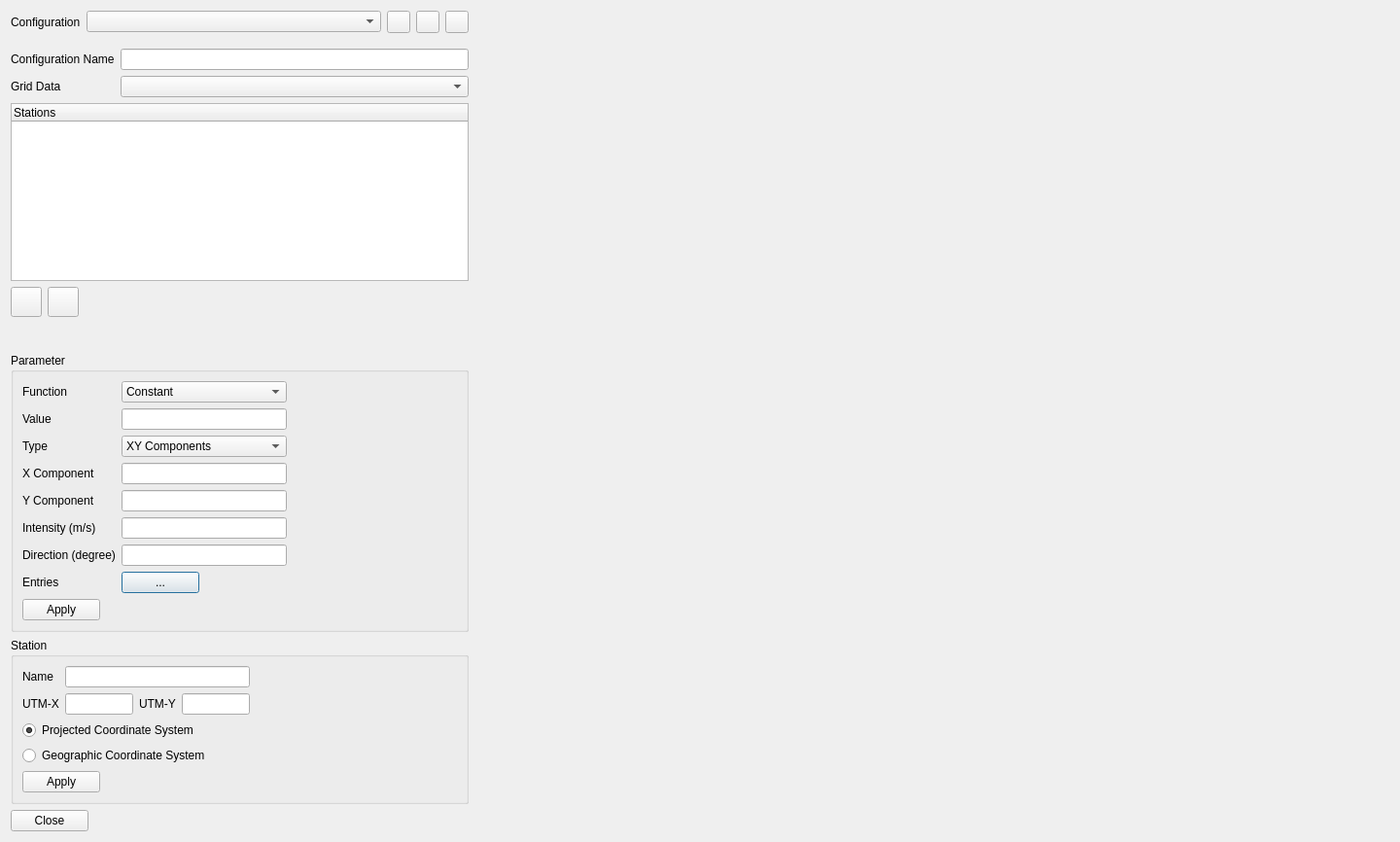
<?xml version="1.0" encoding="UTF-8"?>
<ui version="4.0">
 <class>MeteorologicalDataDialog</class>
 <widget class="QDialog" name="MeteorologicalDataDialog">
  <property name="geometry">
   <rect>
    <x>0</x>
    <y>0</y>
    <width>1440</width>
    <height>866</height>
   </rect>
  </property>
  <property name="windowTitle">
   <string>Meteorological Data</string>
  </property>
  <layout class="QHBoxLayout" name="horizontalLayout" stretch="1,2">
   <item>
    <layout class="QVBoxLayout" name="verticalLayout">
     <item>
      <layout class="QGridLayout" name="gridLayout">
       <item row="3" column="0">
        <widget class="QLabel" name="label_4">
         <property name="text">
          <string>Grid Data</string>
         </property>
        </widget>
       </item>
       <item row="3" column="1">
        <widget class="QComboBox" name="cbxGridData"/>
       </item>
       <item row="2" column="1">
        <widget class="QLineEdit" name="edtConfigurationName"/>
       </item>
       <item row="2" column="0">
        <widget class="QLabel" name="label_2">
         <property name="text">
          <string>Configuration Name</string>
         </property>
        </widget>
       </item>
       <item row="1" column="0">
        <spacer name="verticalSpacer">
         <property name="orientation">
          <enum>Qt::Vertical</enum>
         </property>
         <property name="sizeType">
          <enum>QSizePolicy::Fixed</enum>
         </property>
         <property name="sizeHint" stdset="0">
          <size>
           <width>20</width>
           <height>10</height>
          </size>
         </property>
        </spacer>
       </item>
       <item row="0" column="0" colspan="2">
        <layout class="QHBoxLayout" name="horizontalLayout_4">
         <item>
          <widget class="QLabel" name="label">
           <property name="sizePolicy">
            <sizepolicy hsizetype="Fixed" vsizetype="Preferred">
             <horstretch>0</horstretch>
             <verstretch>0</verstretch>
            </sizepolicy>
           </property>
           <property name="text">
            <string>Configuration</string>
           </property>
          </widget>
         </item>
         <item>
          <widget class="QComboBox" name="cbxConfiguration"/>
         </item>
         <item>
          <widget class="QToolButton" name="btnNewConfiguration">
           <property name="toolTip">
            <string>Add new mesh</string>
           </property>
           <property name="text">
            <string/>
           </property>
           <property name="icon">
            <iconset resource="../../icons.qrc">
             <normaloff>:/icons/archive-insert.png</normaloff>:/icons/archive-insert.png</iconset>
           </property>
          </widget>
         </item>
         <item>
          <widget class="QToolButton" name="btnApplyConfiguration">
           <property name="toolTip">
            <string>Apply changes</string>
           </property>
           <property name="text">
            <string/>
           </property>
           <property name="icon">
            <iconset resource="../../icons.qrc">
             <normaloff>:/icons/archive-apply.png</normaloff>:/icons/archive-apply.png</iconset>
           </property>
          </widget>
         </item>
         <item>
          <widget class="QToolButton" name="btnRemoveConfiguration">
           <property name="toolTip">
            <string>Remove selected mesh</string>
           </property>
           <property name="text">
            <string/>
           </property>
           <property name="icon">
            <iconset resource="../../icons.qrc">
             <normaloff>:/icons/archive-remove.png</normaloff>:/icons/archive-remove.png</iconset>
           </property>
          </widget>
         </item>
        </layout>
       </item>
      </layout>
     </item>
     <item>
      <widget class="QTreeWidget" name="trStations">
       <property name="minimumSize">
        <size>
         <width>0</width>
         <height>100</height>
        </size>
       </property>
       <property name="maximumSize">
        <size>
         <width>16777215</width>
         <height>250</height>
        </size>
       </property>
       <column>
        <property name="text">
         <string>Stations</string>
        </property>
       </column>
      </widget>
     </item>
     <item>
      <layout class="QHBoxLayout" name="horizontalLayout_3">
       <item>
        <widget class="QToolButton" name="btnAddStation">
         <property name="text">
          <string/>
         </property>
         <property name="icon">
          <iconset resource="../../icons.qrc">
           <normaloff>:/icons/new-station.png</normaloff>:/icons/new-station.png</iconset>
         </property>
         <property name="iconSize">
          <size>
           <width>24</width>
           <height>24</height>
          </size>
         </property>
         <property name="shortcut">
          <string>Ctrl+S</string>
         </property>
        </widget>
       </item>
       <item>
        <widget class="QToolButton" name="btnRemoveStation">
         <property name="text">
          <string/>
         </property>
         <property name="icon">
          <iconset resource="../../icons.qrc">
           <normaloff>:/icons/remove-station.png</normaloff>:/icons/remove-station.png</iconset>
         </property>
         <property name="iconSize">
          <size>
           <width>24</width>
           <height>24</height>
          </size>
         </property>
        </widget>
       </item>
       <item>
        <spacer name="horizontalSpacer">
         <property name="orientation">
          <enum>Qt::Horizontal</enum>
         </property>
         <property name="sizeHint" stdset="0">
          <size>
           <width>40</width>
           <height>20</height>
          </size>
         </property>
        </spacer>
       </item>
      </layout>
     </item>
     <item>
      <spacer name="verticalSpacer_2">
       <property name="orientation">
        <enum>Qt::Vertical</enum>
       </property>
       <property name="sizeHint" stdset="0">
        <size>
         <width>20</width>
         <height>40</height>
        </size>
       </property>
      </spacer>
     </item>
     <item>
      <widget class="QGroupBox" name="parameterGroupBox">
       <property name="title">
        <string>Parameter</string>
       </property>
       <layout class="QGridLayout" name="gridLayout_4">
        <item row="4" column="0">
         <widget class="QLabel" name="lblYComponent">
          <property name="text">
           <string>Y Component</string>
          </property>
         </widget>
        </item>
        <item row="3" column="0">
         <widget class="QLabel" name="lblXComponent">
          <property name="text">
           <string>X Component</string>
          </property>
         </widget>
        </item>
        <item row="6" column="0">
         <widget class="QLabel" name="lblDirection">
          <property name="text">
           <string>Direction (degree)</string>
          </property>
         </widget>
        </item>
        <item row="6" column="1">
         <widget class="QLineEdit" name="edtDirection"/>
        </item>
        <item row="5" column="0">
         <widget class="QLabel" name="lblIntensity">
          <property name="text">
           <string>Intensity (m/s)</string>
          </property>
         </widget>
        </item>
        <item row="0" column="0">
         <widget class="QLabel" name="label_7">
          <property name="text">
           <string>Function</string>
          </property>
         </widget>
        </item>
        <item row="7" column="1">
         <widget class="QPushButton" name="btnShowTimeSeries">
          <property name="sizePolicy">
           <sizepolicy hsizetype="Fixed" vsizetype="Fixed">
            <horstretch>0</horstretch>
            <verstretch>0</verstretch>
           </sizepolicy>
          </property>
          <property name="text">
           <string>...</string>
          </property>
         </widget>
        </item>
        <item row="7" column="0">
         <widget class="QLabel" name="lblEntries">
          <property name="text">
           <string>Entries</string>
          </property>
         </widget>
        </item>
        <item row="1" column="1">
         <widget class="QLineEdit" name="edtConstant"/>
        </item>
        <item row="1" column="0">
         <widget class="QLabel" name="lblValue">
          <property name="text">
           <string>Value</string>
          </property>
         </widget>
        </item>
        <item row="0" column="1">
         <widget class="QComboBox" name="cbxFunction">
          <item>
           <property name="text">
            <string>Constant</string>
           </property>
          </item>
          <item>
           <property name="text">
            <string>Time Series</string>
           </property>
          </item>
          <item>
           <property name="text">
            <string>Modeling</string>
           </property>
          </item>
         </widget>
        </item>
        <item row="0" column="2">
         <spacer name="horizontalSpacer_5">
          <property name="orientation">
           <enum>Qt::Horizontal</enum>
          </property>
          <property name="sizeHint" stdset="0">
           <size>
            <width>40</width>
            <height>20</height>
           </size>
          </property>
         </spacer>
        </item>
        <item row="3" column="1">
         <widget class="QLineEdit" name="edtXComponent"/>
        </item>
        <item row="5" column="1">
         <widget class="QLineEdit" name="edtIntensity"/>
        </item>
        <item row="4" column="1">
         <widget class="QLineEdit" name="edtYComponent"/>
        </item>
        <item row="2" column="1">
         <widget class="QComboBox" name="cbxType">
          <item>
           <property name="text">
            <string>XY Components</string>
           </property>
          </item>
          <item>
           <property name="text">
            <string>Intensity and Direction</string>
           </property>
          </item>
         </widget>
        </item>
        <item row="2" column="0">
         <widget class="QLabel" name="lblType">
          <property name="text">
           <string>Type</string>
          </property>
         </widget>
        </item>
        <item row="8" column="0" colspan="3">
         <layout class="QHBoxLayout" name="horizontalLayout_6">
          <item>
           <widget class="QPushButton" name="btnApplyParameter">
            <property name="text">
             <string>Apply</string>
            </property>
            <property name="icon">
             <iconset resource="../../icons.qrc">
              <normaloff>:/icons/dialog-ok-apply.png</normaloff>:/icons/dialog-ok-apply.png</iconset>
            </property>
           </widget>
          </item>
          <item>
           <spacer name="horizontalSpacer_6">
            <property name="orientation">
             <enum>Qt::Horizontal</enum>
            </property>
            <property name="sizeHint" stdset="0">
             <size>
              <width>40</width>
              <height>20</height>
             </size>
            </property>
           </spacer>
          </item>
         </layout>
        </item>
       </layout>
      </widget>
     </item>
     <item>
      <widget class="QGroupBox" name="stationGroupBox">
       <property name="sizePolicy">
        <sizepolicy hsizetype="Preferred" vsizetype="Fixed">
         <horstretch>0</horstretch>
         <verstretch>0</verstretch>
        </sizepolicy>
       </property>
       <property name="title">
        <string>Station</string>
       </property>
       <layout class="QVBoxLayout" name="verticalLayout_2">
        <item>
         <layout class="QGridLayout" name="gridLayout_3">
          <item row="1" column="1">
           <widget class="QLineEdit" name="edtX">
            <property name="sizePolicy">
             <sizepolicy hsizetype="Fixed" vsizetype="Fixed">
              <horstretch>0</horstretch>
              <verstretch>0</verstretch>
             </sizepolicy>
            </property>
            <property name="maximumSize">
             <size>
              <width>70</width>
              <height>16777215</height>
             </size>
            </property>
            <property name="text">
             <string/>
            </property>
           </widget>
          </item>
          <item row="1" column="2">
           <widget class="QLabel" name="lblY">
            <property name="sizePolicy">
             <sizepolicy hsizetype="Fixed" vsizetype="Preferred">
              <horstretch>0</horstretch>
              <verstretch>0</verstretch>
             </sizepolicy>
            </property>
            <property name="text">
             <string>UTM-Y</string>
            </property>
           </widget>
          </item>
          <item row="1" column="3">
           <widget class="QLineEdit" name="edtY">
            <property name="sizePolicy">
             <sizepolicy hsizetype="Fixed" vsizetype="Fixed">
              <horstretch>0</horstretch>
              <verstretch>0</verstretch>
             </sizepolicy>
            </property>
            <property name="maximumSize">
             <size>
              <width>70</width>
              <height>16777215</height>
             </size>
            </property>
            <property name="text">
             <string/>
            </property>
           </widget>
          </item>
          <item row="1" column="0">
           <widget class="QLabel" name="lblX">
            <property name="sizePolicy">
             <sizepolicy hsizetype="Fixed" vsizetype="Preferred">
              <horstretch>0</horstretch>
              <verstretch>0</verstretch>
             </sizepolicy>
            </property>
            <property name="text">
             <string>UTM-X</string>
            </property>
           </widget>
          </item>
          <item row="0" column="0">
           <widget class="QLabel" name="label_6">
            <property name="text">
             <string>Name</string>
            </property>
           </widget>
          </item>
          <item row="0" column="1" colspan="3">
           <widget class="QLineEdit" name="edtStationName">
            <property name="text">
             <string/>
            </property>
           </widget>
          </item>
          <item row="1" column="4">
           <spacer name="horizontalSpacer_4">
            <property name="orientation">
             <enum>Qt::Horizontal</enum>
            </property>
            <property name="sizeHint" stdset="0">
             <size>
              <width>40</width>
              <height>20</height>
             </size>
            </property>
           </spacer>
          </item>
         </layout>
        </item>
        <item>
         <widget class="QRadioButton" name="rdoUtm">
          <property name="text">
           <string>Projected Coordinate System</string>
          </property>
          <property name="checked">
           <bool>true</bool>
          </property>
         </widget>
        </item>
        <item>
         <widget class="QRadioButton" name="rdoLatLong">
          <property name="text">
           <string>Geographic Coordinate System</string>
          </property>
          <property name="checked">
           <bool>false</bool>
          </property>
         </widget>
        </item>
        <item>
         <layout class="QHBoxLayout" name="horizontalLayout_5">
          <item>
           <widget class="QPushButton" name="btnApplyStation">
            <property name="text">
             <string>Apply</string>
            </property>
            <property name="icon">
             <iconset resource="../../icons.qrc">
              <normaloff>:/icons/dialog-ok-apply.png</normaloff>:/icons/dialog-ok-apply.png</iconset>
            </property>
           </widget>
          </item>
          <item>
           <spacer name="horizontalSpacer_3">
            <property name="orientation">
             <enum>Qt::Horizontal</enum>
            </property>
            <property name="sizeHint" stdset="0">
             <size>
              <width>40</width>
              <height>20</height>
             </size>
            </property>
           </spacer>
          </item>
         </layout>
        </item>
       </layout>
      </widget>
     </item>
     <item>
      <layout class="QHBoxLayout" name="horizontalLayout_2">
       <item>
        <widget class="QPushButton" name="btnClose">
         <property name="text">
          <string>Close</string>
         </property>
         <property name="icon">
          <iconset resource="../../icons.qrc">
           <normaloff>:/icons/dialog-close.png</normaloff>:/icons/dialog-close.png</iconset>
         </property>
        </widget>
       </item>
       <item>
        <spacer name="horizontalSpacer_2">
         <property name="orientation">
          <enum>Qt::Horizontal</enum>
         </property>
         <property name="sizeHint" stdset="0">
          <size>
           <width>40</width>
           <height>20</height>
          </size>
         </property>
        </spacer>
       </item>
      </layout>
     </item>
    </layout>
   </item>
   <item>
    <layout class="QGridLayout" name="gridLayout_2">
     <item row="1" column="0" colspan="3">
      <widget class="MeteorologicalVTKWidget" name="vtkWidget">
       <property name="sizePolicy">
        <sizepolicy hsizetype="Expanding" vsizetype="Expanding">
         <horstretch>0</horstretch>
         <verstretch>0</verstretch>
        </sizepolicy>
       </property>
      </widget>
     </item>
    </layout>
   </item>
  </layout>
 </widget>
 <customwidgets>
  <customwidget>
   <class>QVTKWidget</class>
   <extends>QWidget</extends>
   <header>QVTKWidget.h</header>
  </customwidget>
  <customwidget>
   <class>MeteorologicalVTKWidget</class>
   <extends>QVTKWidget</extends>
   <header>include/ui/meteorological_vtk_widget.h</header>
  </customwidget>
 </customwidgets>
 <tabstops>
  <tabstop>edtConfigurationName</tabstop>
  <tabstop>cbxGridData</tabstop>
  <tabstop>trStations</tabstop>
  <tabstop>btnAddStation</tabstop>
  <tabstop>btnRemoveStation</tabstop>
  <tabstop>edtX</tabstop>
  <tabstop>edtY</tabstop>
  <tabstop>rdoLatLong</tabstop>
  <tabstop>btnClose</tabstop>
 </tabstops>
 <resources>
  <include location="../../icons.qrc"/>
 </resources>
 <connections/>
</ui>
